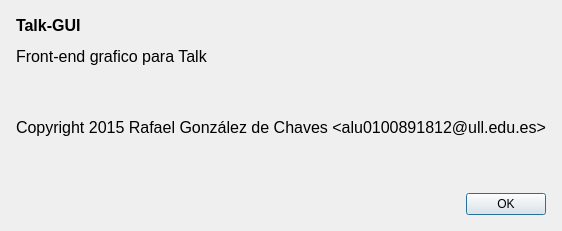
<?xml version="1.0" encoding="UTF-8"?>
<ui version="4.0">
 <class>AboutDialog</class>
 <widget class="QDialog" name="AboutDialog">
  <property name="geometry">
   <rect>
    <x>0</x>
    <y>0</y>
    <width>683</width>
    <height>417</height>
   </rect>
  </property>
  <property name="windowTitle">
   <string>Acerca de</string>
  </property>
  <layout class="QVBoxLayout" name="verticalLayout">
   <property name="spacing">
    <number>16</number>
   </property>
   <property name="sizeConstraint">
    <enum>QLayout::SetFixedSize</enum>
   </property>
   <property name="leftMargin">
    <number>16</number>
   </property>
   <property name="topMargin">
    <number>16</number>
   </property>
   <property name="rightMargin">
    <number>16</number>
   </property>
   <property name="bottomMargin">
    <number>16</number>
   </property>
   <item>
    <widget class="QLabel" name="label">
     <property name="text">
      <string>&lt;html&gt;&lt;head/&gt;&lt;body&gt;&lt;p&gt;&lt;span style=&quot; font-size:12pt; font-weight:600;&quot;&gt;Talk-GUI&lt;/span&gt;&lt;/p&gt;&lt;p&gt;&lt;span style=&quot; font-size:12pt;&quot;&gt;Front-end grafico para Talk&lt;/span&gt;&lt;/p&gt;&lt;p&gt;&lt;br/&gt;&lt;/p&gt;&lt;p&gt;&lt;span style=&quot; font-size:12pt;&quot;&gt;Copyright 2015 Rafael González de Chaves &amp;lt;alu0100891812@ull.edu.es&amp;gt;&lt;/span&gt;&lt;/p&gt;&lt;p&gt;&lt;br/&gt;&lt;/p&gt;&lt;/body&gt;&lt;/html&gt;</string>
     </property>
     <property name="alignment">
      <set>Qt::AlignLeading|Qt::AlignLeft|Qt::AlignTop</set>
     </property>
    </widget>
   </item>
   <item>
    <widget class="QDialogButtonBox" name="buttonBox">
     <property name="orientation">
      <enum>Qt::Horizontal</enum>
     </property>
     <property name="standardButtons">
      <set>QDialogButtonBox::Ok</set>
     </property>
    </widget>
   </item>
  </layout>
 </widget>
 <resources/>
 <connections>
  <connection>
   <sender>buttonBox</sender>
   <signal>accepted()</signal>
   <receiver>AboutDialog</receiver>
   <slot>accept()</slot>
   <hints>
    <hint type="sourcelabel">
     <x>248</x>
     <y>254</y>
    </hint>
    <hint type="destinationlabel">
     <x>157</x>
     <y>274</y>
    </hint>
   </hints>
  </connection>
  <connection>
   <sender>buttonBox</sender>
   <signal>rejected()</signal>
   <receiver>AboutDialog</receiver>
   <slot>reject()</slot>
   <hints>
    <hint type="sourcelabel">
     <x>316</x>
     <y>260</y>
    </hint>
    <hint type="destinationlabel">
     <x>286</x>
     <y>274</y>
    </hint>
   </hints>
  </connection>
 </connections>
</ui>
